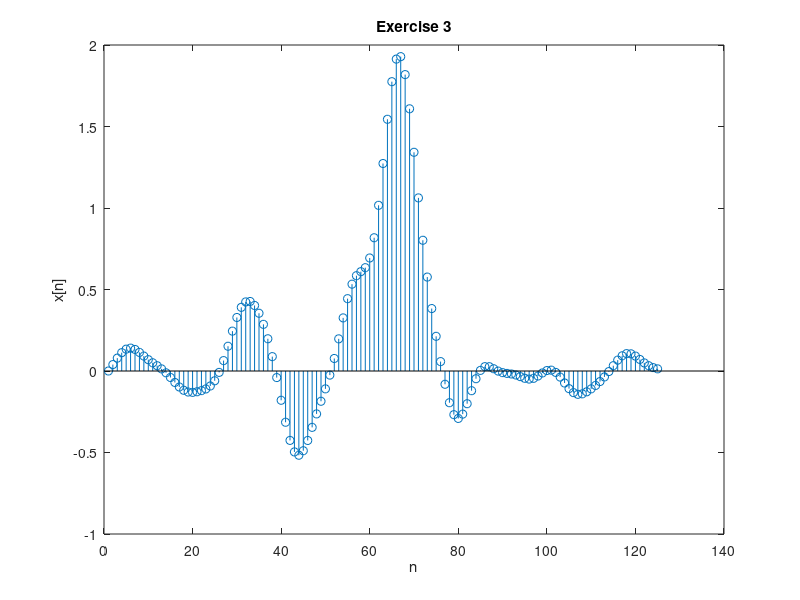

MATLAB code for this plot:
Fs = 4*pi;
t = -5:1/Fs:5-1/Fs;

x = (3/2 + 3/10*sin(2*pi.*t) + sin(2*pi/3 .* t) - sin(2*pi/10 .* t)) .* sinc(t)


stem(x)
title('Exercise 3')
xlabel('n')
ylabel('x[n]')
